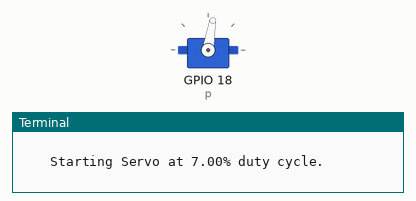
A program run on a simulated Raspberry Pi (BCM pin numbers). On the bench: servo, the last lines printed to the terminal. Servo angles are drawn from the pulse width (0.5 ms = 0°, 2.5 ms = 180°).

Above: at 0.05 s.
At 1.65 s:
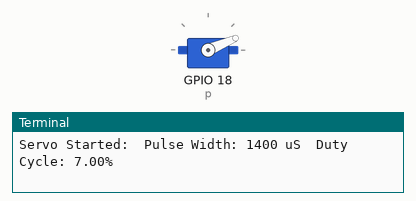
At 3.6 s:
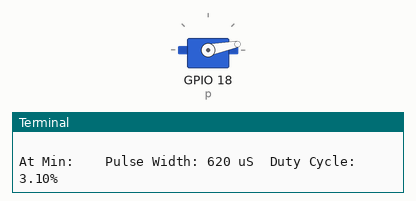
At 7.2 s:
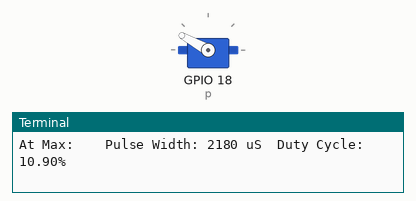
Timing chart, 0 to 9.4 s (numbered marks = the images above):
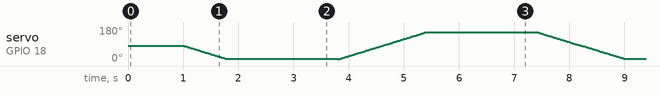

The program:

servoPWM.py
```python
#!/usr/bin/env python3

# Raspberry Pi Servo Motor Control.
# Output PWM signal from GPIO_18 to servo motor
# Caution: Adjust pwMin and pwMax microSecond values to the limits of your servo
# Pulse Width updates every 20 mS
#
# Author: Darrell Harriman harrimand@gmail.com

import RPi.GPIO as IO
from time import sleep

IO.setwarnings(False)
IO.setmode(IO.BCM)
IO.setup(18, IO.OUT)
pwmFreq = 50
p = IO.PWM(18, pwmFreq) # Pin 18  Frequency = 50 Hertz
# (pwMax - pwMin) / pwStepSize = steps_for_full_travel
# (2200  -  600 ) /   20   =  80 steps
# 80 steps at 20 mS per step = 1600 mS = 1.6 Sec.

pwmPeriod = 1 / pwmFreq
pwStepTime = pwmPeriod

pwStepSize= 20
pwMin = 600      # Minimum Pulse Width in microSeconds.
pwMax = 2200     # Maximum Pulse Width in microSeconds.
pwMid = int(pwMin + (pwMax - pwMin)/2)

pwDCmin = pwMin * 1E-6 / pwmPeriod * 100 # Duty Cycle 0.0 - 100.0 percent
pwDCmax = pwMax * 1E-6 / pwmPeriod * 100 # Duty Cycle 0.0 - 100.0 percent

# Map Function: outVal = (inVal - inMin) / (inMax - inMin) * (outMax - outMin) + outMin
dc = lambda pw: (pw - pwMin) / (pwMax - pwMin) * (pwDCmax - pwDCmin)  + pwDCmin

print("\n\t\tStarting Servo at {:.2f}% duty cycle.\n".format (dc(pwMid)))
p.start(dc(pwMid))

sleep(1)

print("\nServo Started:", end='')
print("\tPulse Width: {:d} uS\tDuty Cycle: {:.2f}%\n".format(pwMid, dc(pwMid)))

try:
    for count in range(0,25): # Sweep Servo 25 times.
        for rd in range(pwMid, pwMin, -pwStepSize):
            p.ChangeDutyCycle(dc(rd))
            sleep(pwStepTime)
        print("At Min:\t\tPulse Width: {:d} uS\tDuty Cycle: {:.2f}%".format(rd, dc(rd)))
        sleep(2)

        for ld in range(pwMin, pwMax, pwStepSize):
            p.ChangeDutyCycle(dc(ld))
            sleep(pwStepTime)
        print("At Max:\t\tPulse Width: {:d} uS\tDuty Cycle: {:.2f}%".format(ld, dc(ld)))
        sleep(2)

        for md in range(pwMax, pwMid - pwStepSize, -pwStepSize):
            p.ChangeDutyCycle(dc(md))
            sleep(pwStepTime)
        print("At Mid:\t\tPulse Width: {:d} uS\tDuty Cycle: {:.2f}%".format(md, dc(md)))

except KeyboardInterrupt:
    print("Stopped by User\n\n")
finally:
    p.stop()
    IO.cleanup()
```
